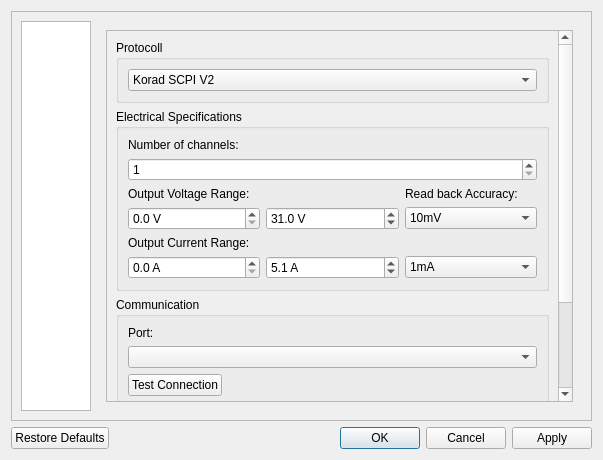
<?xml version="1.0" encoding="UTF-8"?>
<ui version="4.0">
 <class>SettingsDialog</class>
 <widget class="QDialog" name="SettingsDialog">
  <property name="geometry">
   <rect>
    <x>0</x>
    <y>0</y>
    <width>603</width>
    <height>460</height>
   </rect>
  </property>
  <property name="sizePolicy">
   <sizepolicy hsizetype="Preferred" vsizetype="Expanding">
    <horstretch>0</horstretch>
    <verstretch>0</verstretch>
   </sizepolicy>
  </property>
  <property name="minimumSize">
   <size>
    <width>550</width>
    <height>460</height>
   </size>
  </property>
  <property name="windowTitle">
   <string>Settings</string>
  </property>
  <property name="locale">
   <locale language="English" country="UnitedStates"/>
  </property>
  <layout class="QGridLayout" name="gridLayout">
   <item row="1" column="0">
    <widget class="QDialogButtonBox" name="buttonBox">
     <property name="orientation">
      <enum>Qt::Horizontal</enum>
     </property>
     <property name="standardButtons">
      <set>QDialogButtonBox::Apply|QDialogButtonBox::Cancel|QDialogButtonBox::Ok|QDialogButtonBox::RestoreDefaults</set>
     </property>
    </widget>
   </item>
   <item row="0" column="0">
    <widget class="QFrame" name="frame">
     <property name="frameShape">
      <enum>QFrame::StyledPanel</enum>
     </property>
     <property name="frameShadow">
      <enum>QFrame::Raised</enum>
     </property>
     <layout class="QGridLayout" name="gridLayout_2" columnstretch="1,100">
      <property name="sizeConstraint">
       <enum>QLayout::SetDefaultConstraint</enum>
      </property>
      <item row="0" column="0">
       <widget class="QListWidget" name="listWidgetSettings">
        <property name="sizePolicy">
         <sizepolicy hsizetype="Maximum" vsizetype="Expanding">
          <horstretch>0</horstretch>
          <verstretch>0</verstretch>
         </sizepolicy>
        </property>
        <property name="minimumSize">
         <size>
          <width>0</width>
          <height>0</height>
         </size>
        </property>
        <property name="styleSheet">
         <string notr="true">/*
QListView::item {
	border: 0;
	padding-left: 2px;
}*/</string>
        </property>
        <property name="editTriggers">
         <set>QAbstractItemView::NoEditTriggers</set>
        </property>
        <property name="showDropIndicator" stdset="0">
         <bool>false</bool>
        </property>
        <property name="currentRow">
         <number>-1</number>
        </property>
       </widget>
      </item>
      <item row="0" column="1">
       <widget class="QStackedWidget" name="stackedWidget">
        <property name="currentIndex">
         <number>1</number>
        </property>
        <widget class="QWidget" name="pageGeneral">
         <layout class="QVBoxLayout" name="verticalLayout">
          <item>
           <widget class="QGroupBox" name="groupBox">
            <property name="title">
             <string>General</string>
            </property>
            <property name="flat">
             <bool>false</bool>
            </property>
            <property name="checkable">
             <bool>false</bool>
            </property>
           </widget>
          </item>
         </layout>
        </widget>
        <widget class="QWidget" name="pageDevice">
         <layout class="QVBoxLayout" name="verticalLayout_2">
          <item>
           <widget class="QScrollArea" name="scrollArea">
            <property name="widgetResizable">
             <bool>true</bool>
            </property>
            <widget class="QWidget" name="scrollAreaWidgetContents">
             <property name="geometry">
              <rect>
               <x>0</x>
               <y>-127</y>
               <width>455</width>
               <height>497</height>
              </rect>
             </property>
             <layout class="QVBoxLayout" name="verticalLayout_4">
              <item>
               <widget class="QGroupBox" name="groupBoxDeviceProtocoll">
                <property name="title">
                 <string>Protocoll</string>
                </property>
                <layout class="QVBoxLayout" name="verticalLayout_3">
                 <item>
                  <widget class="QComboBox" name="comboBoxDeviceProtocoll">
                   <item>
                    <property name="text">
                     <string>Korad SCPI V2</string>
                    </property>
                   </item>
                  </widget>
                 </item>
                </layout>
               </widget>
              </item>
              <item>
               <widget class="QGroupBox" name="groupBoxDeviceElectrical">
                <property name="title">
                 <string>Electrical Specifications</string>
                </property>
                <layout class="QGridLayout" name="gridLayout_3">
                 <item row="2" column="0" colspan="2">
                  <widget class="QLabel" name="label">
                   <property name="sizePolicy">
                    <sizepolicy hsizetype="Preferred" vsizetype="Maximum">
                     <horstretch>0</horstretch>
                     <verstretch>0</verstretch>
                    </sizepolicy>
                   </property>
                   <property name="text">
                    <string>Output Voltage Range:</string>
                   </property>
                  </widget>
                 </item>
                 <item row="2" column="2">
                  <widget class="QLabel" name="label_2">
                   <property name="text">
                    <string>Read back Accuracy:</string>
                   </property>
                  </widget>
                 </item>
                 <item row="4" column="2">
                  <widget class="QComboBox" name="comboBoxDeviceVoltageAccu">
                   <property name="currentIndex">
                    <number>1</number>
                   </property>
                   <item>
                    <property name="text">
                     <string notr="true">1mV</string>
                    </property>
                   </item>
                   <item>
                    <property name="text">
                     <string notr="true">10mV</string>
                    </property>
                   </item>
                   <item>
                    <property name="text">
                     <string notr="true">100mV</string>
                    </property>
                   </item>
                   <item>
                    <property name="text">
                     <string notr="true">1V</string>
                    </property>
                   </item>
                  </widget>
                 </item>
                 <item row="7" column="2">
                  <widget class="QComboBox" name="comboBoxDeviceCurrentAccu">
                   <property name="currentIndex">
                    <number>0</number>
                   </property>
                   <item>
                    <property name="text">
                     <string notr="true">1mA</string>
                    </property>
                   </item>
                   <item>
                    <property name="text">
                     <string notr="true">10mA</string>
                    </property>
                   </item>
                   <item>
                    <property name="text">
                     <string notr="true">100mA</string>
                    </property>
                   </item>
                   <item>
                    <property name="text">
                     <string notr="true">1A</string>
                    </property>
                   </item>
                  </widget>
                 </item>
                 <item row="1" column="0" colspan="3">
                  <widget class="QSpinBox" name="spinBoxDeviceChannels">
                   <property name="alignment">
                    <set>Qt::AlignLeading|Qt::AlignLeft|Qt::AlignVCenter</set>
                   </property>
                   <property name="minimum">
                    <number>1</number>
                   </property>
                   <property name="maximum">
                    <number>2</number>
                   </property>
                  </widget>
                 </item>
                 <item row="0" column="0" colspan="3">
                  <widget class="QLabel" name="label_5">
                   <property name="text">
                    <string>Number of channels:</string>
                   </property>
                  </widget>
                 </item>
                 <item row="6" column="0" colspan="2">
                  <widget class="QLabel" name="label_3">
                   <property name="text">
                    <string>Output Current Range:</string>
                   </property>
                  </widget>
                 </item>
                 <item row="4" column="1">
                  <widget class="QDoubleSpinBox" name="doubleSpinBoxdeviceVoltageMax">
                   <property name="toolTip">
                    <string>Maximum Voltage</string>
                   </property>
                   <property name="suffix">
                    <string notr="true"> V</string>
                   </property>
                   <property name="decimals">
                    <number>1</number>
                   </property>
                   <property name="singleStep">
                    <double>0.100000000000000</double>
                   </property>
                   <property name="value">
                    <double>31.000000000000000</double>
                   </property>
                  </widget>
                 </item>
                 <item row="7" column="1">
                  <widget class="QDoubleSpinBox" name="doubleSpinBoxDeviceCurrentMax">
                   <property name="toolTip">
                    <string>Maximum Current</string>
                   </property>
                   <property name="suffix">
                    <string notr="true"> A</string>
                   </property>
                   <property name="decimals">
                    <number>1</number>
                   </property>
                   <property name="maximum">
                    <double>20.000000000000000</double>
                   </property>
                   <property name="singleStep">
                    <double>0.100000000000000</double>
                   </property>
                   <property name="value">
                    <double>5.100000000000000</double>
                   </property>
                  </widget>
                 </item>
                 <item row="4" column="0">
                  <widget class="QDoubleSpinBox" name="doubleSpinBoxDeviceVoltageMin">
                   <property name="toolTip">
                    <string>Minimum Voltage</string>
                   </property>
                   <property name="suffix">
                    <string notr="true"> V</string>
                   </property>
                   <property name="decimals">
                    <number>1</number>
                   </property>
                  </widget>
                 </item>
                 <item row="7" column="0">
                  <widget class="QDoubleSpinBox" name="doubleSpinBoxDeviceCurrentMin">
                   <property name="toolTip">
                    <string>Minimum Current</string>
                   </property>
                   <property name="suffix">
                    <string notr="true"> A</string>
                   </property>
                   <property name="decimals">
                    <number>1</number>
                   </property>
                  </widget>
                 </item>
                </layout>
               </widget>
              </item>
              <item>
               <widget class="QGroupBox" name="groupBoxDeviceCommunication">
                <property name="title">
                 <string>Communication</string>
                </property>
                <layout class="QGridLayout" name="gridLayout_4">
                 <item row="5" column="0" colspan="2">
                  <widget class="QPlainTextEdit" name="plainTextEditDeviceTest">
                   <property name="minimumSize">
                    <size>
                     <width>0</width>
                     <height>100</height>
                    </size>
                   </property>
                   <property name="styleSheet">
                    <string notr="true">background-color: rgb(47, 47, 47);
/*color: rgb(101, 220, 80);*/
color: #7BCF06;</string>
                   </property>
                   <property name="readOnly">
                    <bool>true</bool>
                   </property>
                   <property name="plainText">
                    <string notr="true"/>
                   </property>
                   <property name="placeholderText">
                    <string notr="true">Test output</string>
                   </property>
                  </widget>
                 </item>
                 <item row="1" column="0">
                  <widget class="QLabel" name="label_4">
                   <property name="text">
                    <string>Port:</string>
                   </property>
                  </widget>
                 </item>
                 <item row="3" column="0" colspan="2">
                  <widget class="QComboBox" name="comboBoxDeviceComPort"/>
                 </item>
                 <item row="4" column="0">
                  <widget class="QPushButton" name="pushButtonDeviceTestConnection">
                   <property name="text">
                    <string>Test Connection</string>
                   </property>
                  </widget>
                 </item>
                 <item row="4" column="1">
                  <spacer name="horizontalSpacer">
                   <property name="orientation">
                    <enum>Qt::Horizontal</enum>
                   </property>
                   <property name="sizeHint" stdset="0">
                    <size>
                     <width>40</width>
                     <height>20</height>
                    </size>
                   </property>
                  </spacer>
                 </item>
                </layout>
               </widget>
              </item>
             </layout>
            </widget>
           </widget>
          </item>
         </layout>
        </widget>
       </widget>
      </item>
     </layout>
    </widget>
   </item>
  </layout>
 </widget>
 <resources/>
 <connections>
  <connection>
   <sender>buttonBox</sender>
   <signal>accepted()</signal>
   <receiver>SettingsDialog</receiver>
   <slot>accept()</slot>
   <hints>
    <hint type="sourcelabel">
     <x>257</x>
     <y>412</y>
    </hint>
    <hint type="destinationlabel">
     <x>157</x>
     <y>274</y>
    </hint>
   </hints>
  </connection>
  <connection>
   <sender>buttonBox</sender>
   <signal>rejected()</signal>
   <receiver>SettingsDialog</receiver>
   <slot>reject()</slot>
   <hints>
    <hint type="sourcelabel">
     <x>325</x>
     <y>412</y>
    </hint>
    <hint type="destinationlabel">
     <x>286</x>
     <y>274</y>
    </hint>
   </hints>
  </connection>
 </connections>
</ui>
